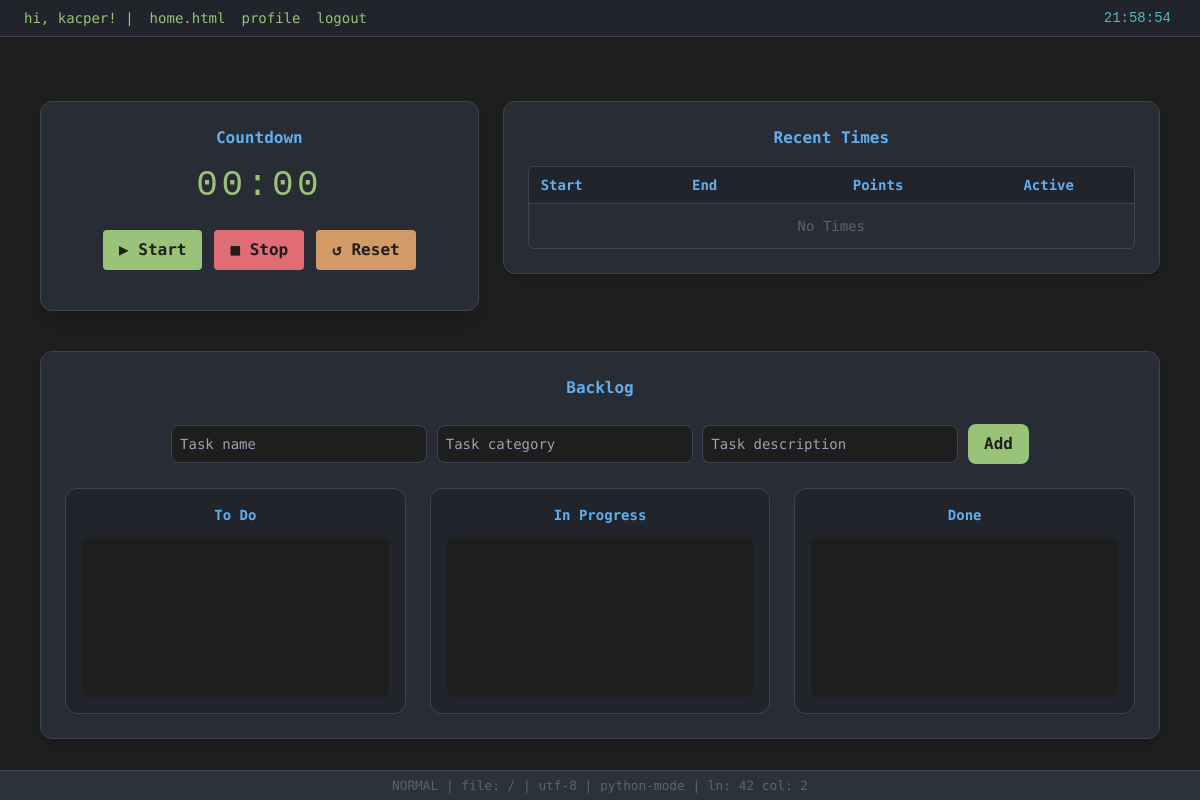
The page / (signed in) on the database as committed earlier.
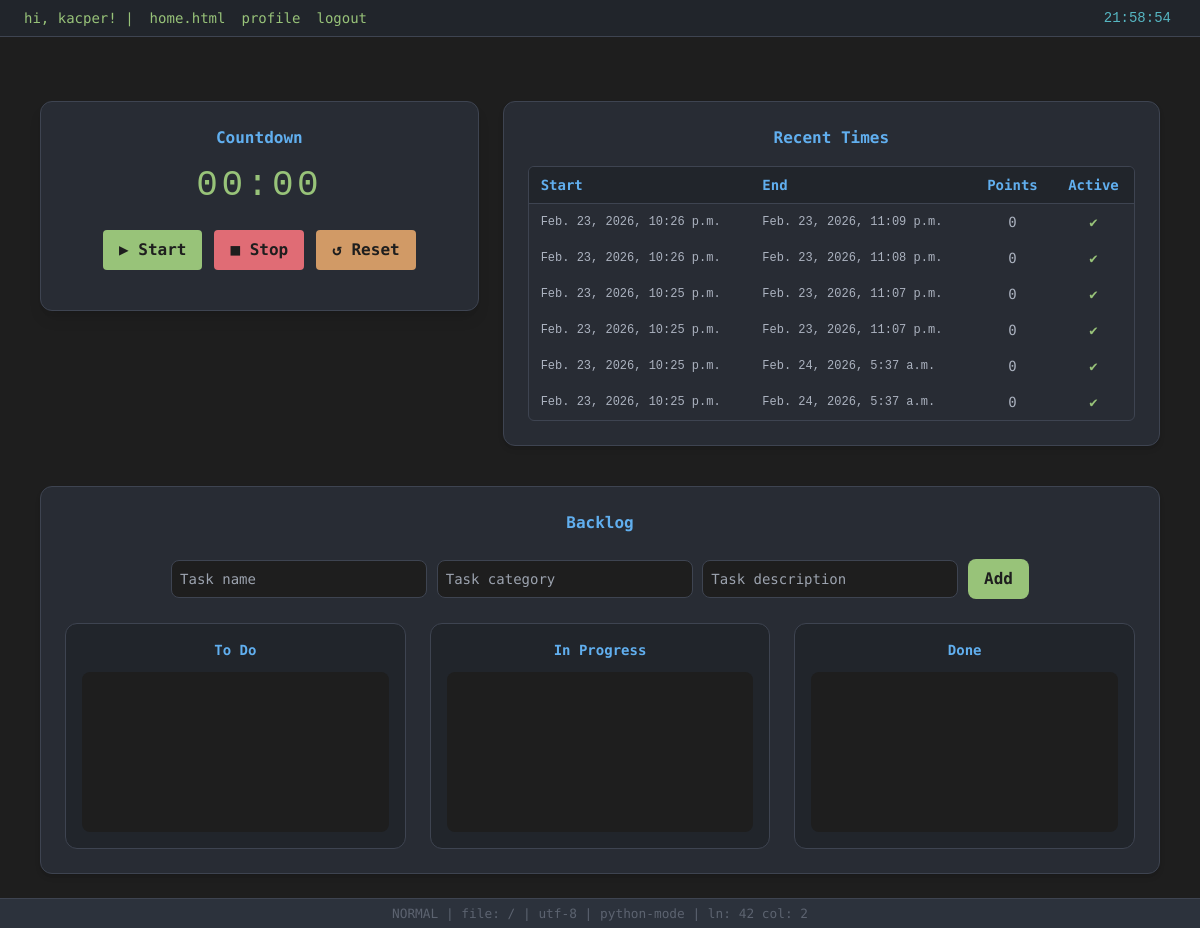
The same page on the database as committed later.
### main/models/time_model.py (models this page shows, shortened)
class Time(models.Model):
    start_time = models.DateTimeField(null=True, blank=True)
    end_time = models.DateTimeField(null=True, blank=True)
    duration = models.DurationField(null=True, blank=True)
    category = models.CharField(max_length=50, null=True)
    points = models.IntegerField(default=0)
    user = models.ForeignKey(User, on_delete=models.CASCADE, null=True)
    is_active = models.BooleanField(default=True)
    class Meta:
        verbose_name = "Focus duration"

### core/views.py (the view, shortened to what this page needs)
# urls.py: path("", views.home_view, name="home"),
def home_view(request):
    if not request.user.is_authenticated:
        return render(request, "home.html")
    timers = Time.objects.filter(user=request.user).order_by("-start_time")
    return render(request, "home.html", {"timers": timers})

### templates/home.html (shortened to what this page needs)
{% extends "base.html" %}
{% block content %}
<div
  class="flex flex-col md:flex-row justify-center items-start gap-6 mt-10 w-full md:w-[70rem] mx-auto"
>
  <div
    class="w-full md:w-2/5 bg-[#282c34] border border-[#3e4451] rounded-xl p-6 text-center shadow-lg"
  >
    <h1 class="text-[#61afef] text-base font-bold mb-4">Countdown</h1>
    <div
      id="timer-display"
      class="text-4xl font-mono text-[#98c379] mb-6 tracking-widest"
    >
    </div>
    <div class="flex justify-center space-x-3 mb-4">
      <button
        id="timer-start"
        type="button"
        class="px-4 py-2 rounded bg-[#98c379] text-[#1e1e1e] font-semibold hover:bg-[#7cbf69] transition"
      >
        ▶ Start
      </button>
      <button
        id="timer-stop"
        class="px-4 py-2 rounded bg-[#e06c75] text-[#1e1e1e] font-semibold hover:bg-[#c45b64] transition"
      >
        ■ Stop
      </button>
      <button
        id="timer-reset"
        class="px-4 py-2 rounded bg-[#d19a66] text-[#1e1e1e] font-semibold hover:bg-[#c18456] transition"
      >
        ↺ Reset
      </button>
    </div>
  </div>
  <div
    class="w-full md:w-3/5 bg-[#282c34] border border-[#3e4451] rounded-xl p-6 text-center shadow-md"
  >
    <h2 class="text-[#61afef] text-base font-bold mb-4">Recent Times</h2>
    <div class="max-h-72 overflow-y-auto border border-[#3e4451] rounded-md">
      <table class="w-full border-collapse text-sm text-[#abb2bf]">
        <thead class="sticky top-0 bg-[#21252b] text-[#61afef] z-10">
          <tr>
            <th class="border-b border-[#3e4451] px-3 py-2 text-left">Start</th>
            <th class="border-b border-[#3e4451] px-3 py-2 text-left">End</th>
            <th class="border-b border-[#3e4451] px-3 py-2 text-center">Points</th>
            <th class="border-b border-[#3e4451] px-3 py-2 text-center">Active</th>
          </tr>
        </thead>
        <tbody>
          {% for timer in timers %}
          <tr class="hover:bg-[#2c313c] transition">
            <td class="px-3 py-2 font-mono text-xs truncate text-left">
              {{ timer.start_time }}
            </td>
            <td class="px-3 py-2 font-mono text-xs truncate text-left">
              {{ timer.end_time }}
            </td>
            <td class="px-3 py-2 text-center">{{ timer.points }}</td>
            <td class="px-3 py-2 text-center">
              {% if timer.is_active %}
              <span class="text-[#98c379] font-bold">✔</span>
              {% else %}
              <span class="text-[#e06c75] font-bold">✘</span>
              {% endif %}
            </td>
          </tr>
          {% empty %}
          <tr>
            <td colspan="4" class="py-3 text-[#5c6370]">No Times</td>
          </tr>
          {% endfor %}
        </tbody>
      </table>
    </div>
  </div>
</div>
<div
  class="bg-[#282c34] border border-[#3e4451] rounded-xl p-6 w-full md:w-[70rem] text-center mt-10 mx-auto shadow-md"
>
  <h2 class="text-[#61afef] text-base font-bold mb-6">Backlog</h2>
  <div class="flex justify-center mb-6 gap-3">
    <form method="POST">
      <input
        id="new-task-input"
        type="text"
        placeholder="Task name"
        class="w-64 bg-[#1e1e1e] border border-[#3e4451] rounded-lg text-[#abb2bf] p-2 text-sm"
      />
      <input
        id="new-task-input"
        type="text"
        name="backlog_category"
        placeholder="Task category"
        class="w-64 bg-[#1e1e1e] border border-[#3e4451] rounded-lg text-[#abb2bf] p-2 text-sm"
      />
      <input
        id="new-task-input"
        type="text"
        name="description"
        placeholder="Task description"
        class="w-64 bg-[#1e1e1e] border border-[#3e4451] rounded-lg text-[#abb2bf] p-2 text-sm"
      />
      <button
        id="add-task-btn"
        type="submit"
        class="px-4 py-2 bg-[#98c379] rounded-lg text-[#1e1e1e] font-semibold hover:bg-[#7cbf69] transition"
      >
        Add
      </button>
    </form>
  </div>
  <div class="grid grid-cols-1 md:grid-cols-3 gap-6 text-sm">
    <div class="bg-[#21252b] border border-[#3e4451] rounded-xl p-4">
      <h3 class="text-[#61afef] font-bold mb-3">To Do</h3>
      <div id="todo" class="min-h-40 space-y-3 p-2 bg-[#1e1e1e] rounded-lg"
           ondragover="event.preventDefault()"></div>
    </div>
    <div class="bg-[#21252b] border border-[#3e4451] rounded-xl p-4">
      <h3 class="text-[#61afef] font-bold mb-3">In Progress</h3>
      <div id="inprogress" class="min-h-40 space-y-3 p-2 bg-[#1e1e1e] rounded-lg"
           ondragover="event.preventDefault()"></div>
    </div>
    <div class="bg-[#21252b] border border-[#3e4451] rounded-xl p-4">
      <h3 class="text-[#61afef] font-bold mb-3">Done</h3>
      <div id="done" class="min-h-40 space-y-3 p-2 bg-[#1e1e1e] rounded-lg"
           ondragover="event.preventDefault()"></div>
    </div>
  </div>
</div>
{% endblock %}

### templates/base.html (shortened to what this page needs)
<!DOCTYPE html>
<html lang="pl">
  <head>
    <script src="https://cdn.tailwindcss.com"></script>
  </head>
  <body class="min-h-screen flex flex-col">
    <nav
      class="flex justify-between items-center bg-[#21252b] text-[#98c379] px-6 py-2 border-b border-[#3e4451]"
    >
      <div class="flex space-x-4 text-sm">
        {% if user.is_authenticated %}
          <p>hi, {{user.username}}! |</p>
          <a href="{% url 'home' %}" class="hover:text-[#61afef]"> home.html </a>
          <a href="{% url 'profile' %}" class="hover:text-[#61afef]"
              >profile </a>
          <a href="{% url 'logout' %}" class="hover:text-[#e06c75]">logout</a>
        {% else %}
          <a href="{% url 'home' %}" class="hover:text-[#61afef]">home.html</a>
          <a href="{% url 'log_into_acc' %}" class="hover:text-[#61afef]"
            > login </a
          >
        {% endif %}
      </div>
      <div class="text-[#56b6c2] text-sm font-mono">
        <span id="clock">--:--:--</span>
      </div>
    </nav>
    <main class="flex-grow p-6 flex flex-col items-center">
      {% block content %}{% endblock %}
    </main>
    <footer class="status-bar text-center">
      NORMAL | file: {{ request.path|default:"home.html" }} | utf-8 |
      python-mode | ln: 42 col: 2
    </footer>
  </body>
</html>

### templates/base.html (style rules this page uses)
body { background-color: #1e1e1e; color: #abb2bf; font-family: "Fira Code", monospace; }
.status-bar { background-color: #2c323c; color: #5c6370; font-size: 0.8rem; border-top: 1px solid #3e4451; padding: 0.3rem 1rem; }

Rows that differ between the two databases and show on the page:
added Time: start_time "Feb. 23, 2026, 10:26 p.m.", end_time "Feb. 23, 2026, 11:09 p.m.", points "0"
added Time: start_time "Feb. 23, 2026, 10:26 p.m.", end_time "Feb. 23, 2026, 11:08 p.m.", points "0"
added Time: start_time "Feb. 23, 2026, 10:25 p.m.", end_time "Feb. 23, 2026, 11:07 p.m.", points "0"
added Time: start_time "Feb. 23, 2026, 10:25 p.m.", end_time "Feb. 23, 2026, 11:07 p.m.", points "0"
added Time: start_time "Feb. 23, 2026, 10:25 p.m.", end_time "Feb. 24, 2026, 5:37 a.m.", points "0"
added Time: start_time "Feb. 23, 2026, 10:25 p.m.", end_time "Feb. 24, 2026, 5:37 a.m.", points "0"
Other text that changed with them:
text no longer shown: "No Times"
